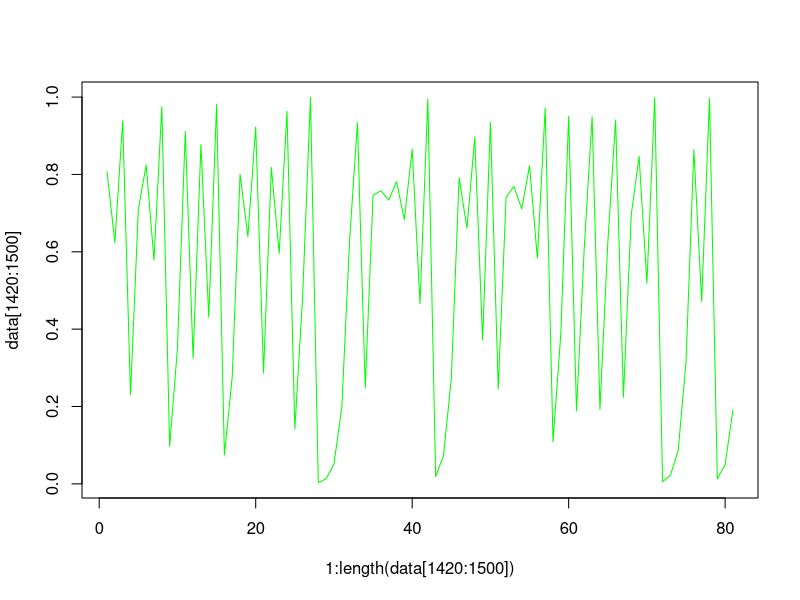

Reproduce this figure in R.
data <- rep(0, 1200)
data[1] <- 0.2
for (k in 1 : 1500) {
  data[k+1] <- 4 * data[k] * (1 - data[k])
}

plot(1:length(data[1420:1500]), data[1420:1500], type="l", col="green")

write(data, file = "Mandelbrot.txt", ncolumns = 1, append = FALSE, sep = " ")

#fd <- rep(0, length(data));
#for(k in 2 : length(data)) {
#  fd[k] <- data[k-1]
#}
#plot(fd, data, type="l", col="blue")